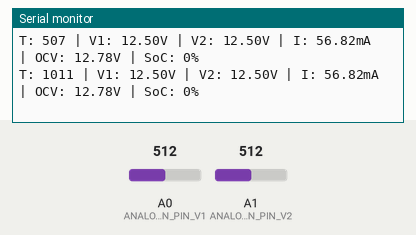
Bench run of a sketch on a simulated Arduino Uno, built with avr-gcc and run on an emulated ATmega328P. Shown: the last lines printed to the serial monitor. The inputs (shaded band) are chosen by the test bench; at power-on: A0 (ANALOG_IN_PIN_V1) = 512, A1 (ANALOG_IN_PIN_V2) = 512.

Above: at 1.3 s.
1.4 s: A0 (ANALOG_IN_PIN_V1) set to 716
At 1.9 s:
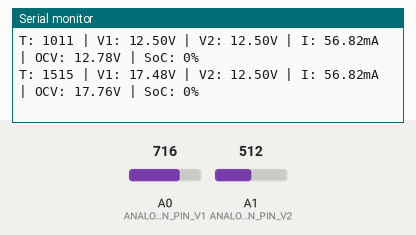
2.9 s: A1 (ANALOG_IN_PIN_V2) set to 716
At 3.4 s:
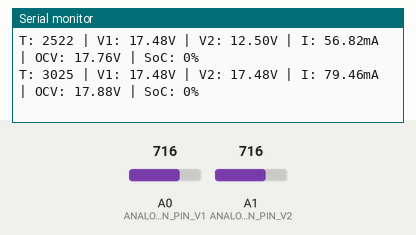
4.4 s: A0 (ANALOG_IN_PIN_V1) set to 900
At 5.0 s:
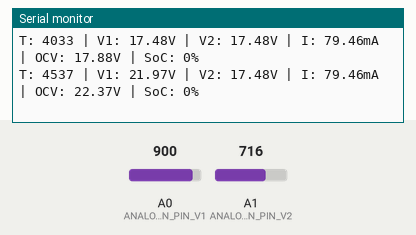
5.9 s: A1 (ANALOG_IN_PIN_V2) set to 900
At 6.5 s:
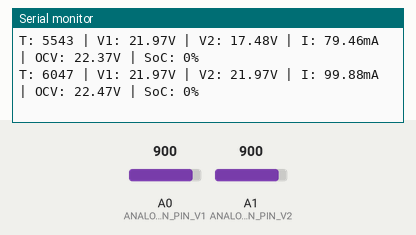
Timing chart, 0 to 8.4 s (numbered marks = the images above; inputs shaded):
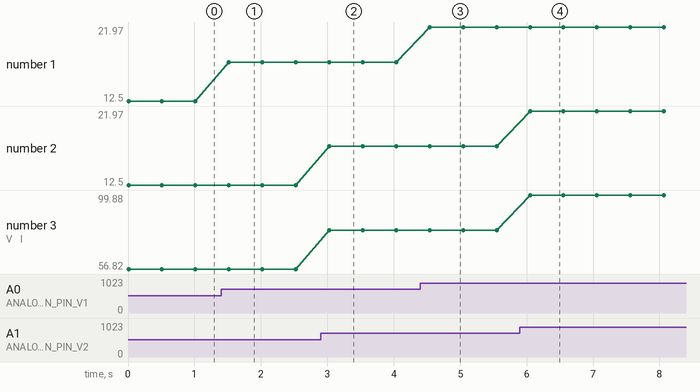

The sketch:

RuntimeSoC.ino
```cpp
#include <SPI.h>
#include <SD.h>
#include "myFunctions.h"
// #include <EEPROM.h>
String logFileName;
String csvFileName;
#define ANALOG_IN_PIN_V1 A0 //OUTER CIRCUIT
#define ANALOG_IN_PIN_V2 A1 //INNER CIRCUIT
File logFile;
File csvFile;

void setup() {
  Serial.begin(115200);
  while (!Serial);

  readDataFromEEPROM(); //To pull stored data from EPROM and load variables
}

void loop() {


    writeData(
    getVoltageReading(ANALOG_IN_PIN_V1),
    getVoltageReading(ANALOG_IN_PIN_V2)
    );


  delay(500);
}
```

myFunctions.cpp
```cpp
#include "myFunctions.h"
#include <EEPROM.h>
#include <float.h>
#include <Arduino.h>
static unsigned long startTime;
float adc_voltage = 0.0;
float in_voltage = 0.0;
float R1 = 30000.0;
float R2 = 7500.0;
float ref_voltage = 5.0;
int adc_value = 0;
int SD_PIN=10;
float resistance = 220;
unsigned long previousMillis = 0;
float totalCapacity=0;
float currentCapacity=0;

// Variables needed for interpolation
#define FLT_MAX 3.4028235e38
int address = 0;
int previousResult = 100;
int previousSoC = 100;
#define ARRAY_SIZE 101
float readVoltage[ARRAY_SIZE];

void prepareSdCard() {
    Serial.println("Preparing SD card...");

    if (!SD.begin(SD_PIN)) {
        Serial.println("SD card not found!");
        while (1);
    }
    // else{
    //   Serial.println("SD card initialized!");
    // }
}

int addNumbers(int a, int b) {
    return a + b;
}

File createLogFile(String fileName,File logFile) {
    Serial.println("Creating log file " + fileName);
    logFile = SD.open(fileName, FILE_WRITE);

    if (logFile) {
        // Serial.println("==========================");
        // Serial.println("|  Timestamp  | SoC (V)  |");
        // Serial.println("==========================");
        logFile.close();
        return logFile;
    } else {
        Serial.println("Error opening the file " + fileName);
        return logFile;
    }
}

File createCsvFile(String fileName,File csvFile) {
    Serial.println("Creating CSV file " + fileName);

    csvFile = SD.open(fileName, FILE_WRITE);

    if (csvFile) {
        csvFile.println("Timestamp,Voltage1,Voltage2,Current,CurrentCapacity,TotalCapacity");
        csvFile.close();
        return csvFile;
    } else {
        Serial.println("Error opening the file " + fileName);
        return csvFile;
    }


}

void writeData(float V1,float V2) {
    long currentTime = millis();
    float current=calculateCurrent(V1,V2);
    calculateCapacity(current,currentTime);

    String formattedStringForSerial =
    "T: "+String(currentTime)
    + " | V1: " + String(V1)+"V"
    + " | V2: " + String(V2)+"V"
    + " | I: " + String(current)+"mA"
    + " | OCV: " + String(getOCV(V1,current))+"V"
    + " | SoC: " + String(findSoC(getOCV(V1,current),readVoltage, ARRAY_SIZE))+"%";


    Serial.println(formattedStringForSerial);
}

float getVoltageReading(int analogPin) {
    adc_value = analogRead(analogPin);
    adc_voltage = (adc_value * ref_voltage) / 1024.0;
    in_voltage = adc_voltage * (R1 + R2) / R2;

    return in_voltage;
}

void deleteFile(String fileName){

    if (!SD.begin(SD_PIN)) {
    Serial.println("SD card not found!");
    while (1);
  }
  Serial.println("Deleting file: "+fileName);

  if (SD.remove(fileName)) {
    Serial.println("File "+fileName+" deleted successfully.");
  } else {
    Serial.println("Error deleting file "+fileName);
  }
}

float calculateCurrent(float voltage1,float voltage2) {
  // Calculate current using Ohm's Law: I = V / R
  float current = voltage2 / resistance;
  return current * 1000.0;  // Convert current to milliamperes
}

float calculateCapacity(float current_mA, long currentMillis) {
  // // Capacity = I/Time
  // // float capacity_mAh = (current * time) / 36000000;
  //  float capacity_mAh = (current * (time-lastTime)) / 36000000;
  // // Serial.println("C="+String(capacity));
  // return capacity_mAh;

    // Calculate elapsed time since the previous timestamp
  float elapsedTime = (currentMillis - previousMillis) / 3600000.0;  // Convert milliseconds to hours

  // Calculate capacity using the formula: Capacity (mAh) = Current (mA) * Time (hours)
  currentCapacity = current_mA * elapsedTime;

  // Add the current capacity to the total capacity
  totalCapacity += currentCapacity;

  // Update the previous timestamp and current value for the next calculation
  previousMillis = currentMillis;

  return currentCapacity;

}

void readDataFromEEPROM() {
  Serial.println("Preparing to read from EPROM");
  EEPROM.get(address, readVoltage);
  int numElements = sizeof(readVoltage) / sizeof(readVoltage[0]);
  Serial.println("Data successfully retreived from EPROM");

  Serial.print(numElements);
  Serial.print(" values found");
  Serial.println("");
}

float getOCV(float V1,float current) {
    float current_A=current/1000; //Convert mA to A
    int R=5; //Take a average R observed in Lab05
    return (V1+(current_A*R));
}


int findSoC(float value, float readVoltage[], int size) {
  int nearestIndex = -1;
  float minDifference = FLT_MAX;

  for (int i = 0; i < size; ++i) {
    float difference = fabs(readVoltage[i] - value);

    if (difference == 0) {
      // Exact match found
      return 100 - i;
    }

    if (difference < minDifference) {
      minDifference = difference;
      nearestIndex = i;
    }
  }

  // Nearest match found
  if (value < readVoltage[size - 1]) {
    return 0;
  } else {
    // Adjusted linear interpolation
    float decreaseFactor = 0.1;  // Adjust this factor to control the rate of decrease
    float x0 = readVoltage[nearestIndex];
    float x1 = readVoltage[nearestIndex + 1];
    float y0 = 100 - nearestIndex;
    float y1 = 100 - (nearestIndex + 1);

    // Ensure the result is not greater than the SoC at x0
    float resultFloat = max(y1, y0 - decreaseFactor * (x0 - value) * (y0 - y1) / (x0 - x1));

    // Ensure the result is not greater than the previous result
    int result = min(static_cast<int>(resultFloat), previousResult);

    // Ensure the result is within the range [0, 100]
    result = max(0, min(100, result));
    if(previousSoC>result){
      previousSoC=result;
    }else{
      return previousSoC;
    }

    // Update the previous result
    previousResult = result;


    return previousSoC;
  }
}
// I=V/R = 41mA
// Capacity = I/Time
```

myFunctions.h
```cpp
// myFunctions.h
#ifndef MY_FUNCTIONS_H
#define MY_FUNCTIONS_H
#include <EEPROM.h>
#include <Arduino.h>
#include <SD.h>

void prepareSdCard();
int addNumbers(int a, int b);
File createLogFile(String fileName, File logFile);
File createCsvFile(String fileName,File csvFile);
void writeData(float V1,float V2);
long generateTimestamp();
float getVoltageReading(int analogPin);
void deleteFile(String fileName);
float calculateCurrent(float voltage1,float voltage2);
float calculateCapacity(float current, long time);
void readDataFromEEPROM();
float getOCV(float voltage1,float current);
int findSoC(float value, float readVoltage[], int size);
#endif
```

Measured:
- after the input at 1.4 s, the serial monitor: prints a new line after 0.12 s (image 1)
- after the input at 2.9 s, the serial monitor: prints a new line after 0.13 s (image 2)
- after the input at 4.4 s, the serial monitor: prints a new line after 0.14 s (image 3)
- after the input at 5.9 s, the serial monitor: prints a new line after 0.15 s (image 4)
- plotted number 1: 12.5 → 17.48 after the input at 1.4 s, 17.48 → 21.97 after the input at 4.4 s
- plotted number 3: 56.82 → 79.46 after the input at 2.9 s, 79.46 → 99.88 after the input at 5.9 s
